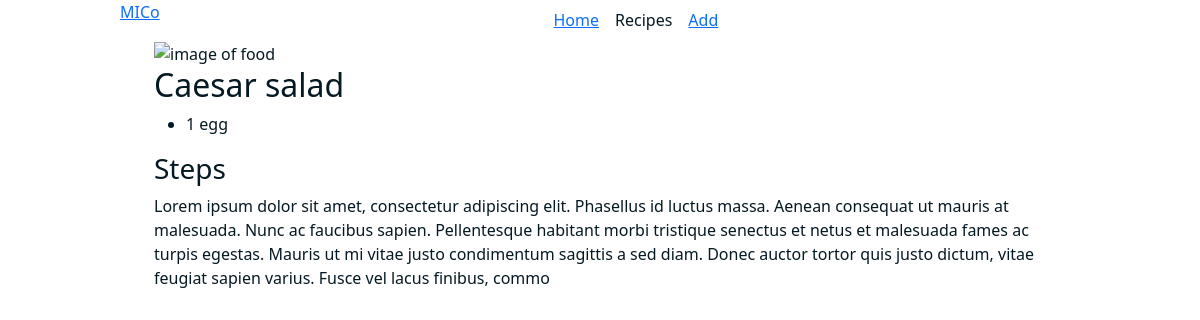
Screenshot of /2/Caesar salad with the database file from the repository.
### cookbook/models.py (models this page shows, shortened)
class Recipe(models.Model):
    recipe_name = models.CharField(max_length=100)
    recipe_description = models.CharField(max_length=60)
    recipe_ingredients = models.ManyToManyField(Ingredient, blank=True)
    recipe_ammounts = models.CharField(max_length=200)
    recipe_type = models.ManyToManyField(Recipe_type)
    steps = models.TextField(max_length=1000)

### cookbook/views.py (the view)
# urls.py: path('<int:id>/<str:name>', views.recipe_page, name='recipe'),
def recipe_page(request, id, name):
    if (Recipe.objects.filter(id=id).exists()):
        recipe = Recipe.objects.get(id=id)
    else:
        return render(request, "cookbook/not-found.html")
    ammounts = recipe.recipe_ammounts.split(', ')
    print(ammounts)
    return render(request, "cookbook/recipe.html", {
        "recipe": recipe,
        "ammounts": ammounts
    })

### cookbook/templates/cookbook/recipe.html
{% extends 'cookbook/layout.html' %}
{% block body %}
    <div class="content-container">
        <div id="recipe-image">
            <img src="" alt="image of food">
        </div>
        <div id="recipe-ingredients">
            <h2>{{recipe.recipe_name}}</h2>
            <ul>
                {% for ammount in ammounts %}
                <li>{{ammount}}</li>
                {% endfor %}
            </ul>
        </div>
        <div id="recipe-steps">
            <h3>Steps</h3>
            <p class="recipe-text">{{ recipe.steps }}</p>
        </div>
    </div>
{% endblock %}

### cookbook/static/cookbook/style.css (style rules this page uses)
* { margin:0; padding: 0; box-sizing: border-box; color: #051923; }
p { margin-bottom: 0 !important; }
html, body { height: 100%; background-color: #FFF6F6; }
body { background: #edf2fb; }
.content-container { max-width: 892px; margin: 0 auto; }

### rows the page displays
Recipe: recipe_name "Caesar salad", ammounts "1 egg", steps "Lorem ipsum dolor sit amet, consectetur adipiscing elit. Phasellus id luctus massa. Aenean consequat ut mauris at malesuada. Nunc ac faucibus sapien. Pellentesque habitant morbi tristique senectus et netus et malesuada fames ac turpis egestas. Mauris ut mi vitae justo condimentum sagittis a sed diam. Donec auctor tortor quis justo dictum, vitae feugiat sapien varius. Fusce vel lacus finibus, commo"
